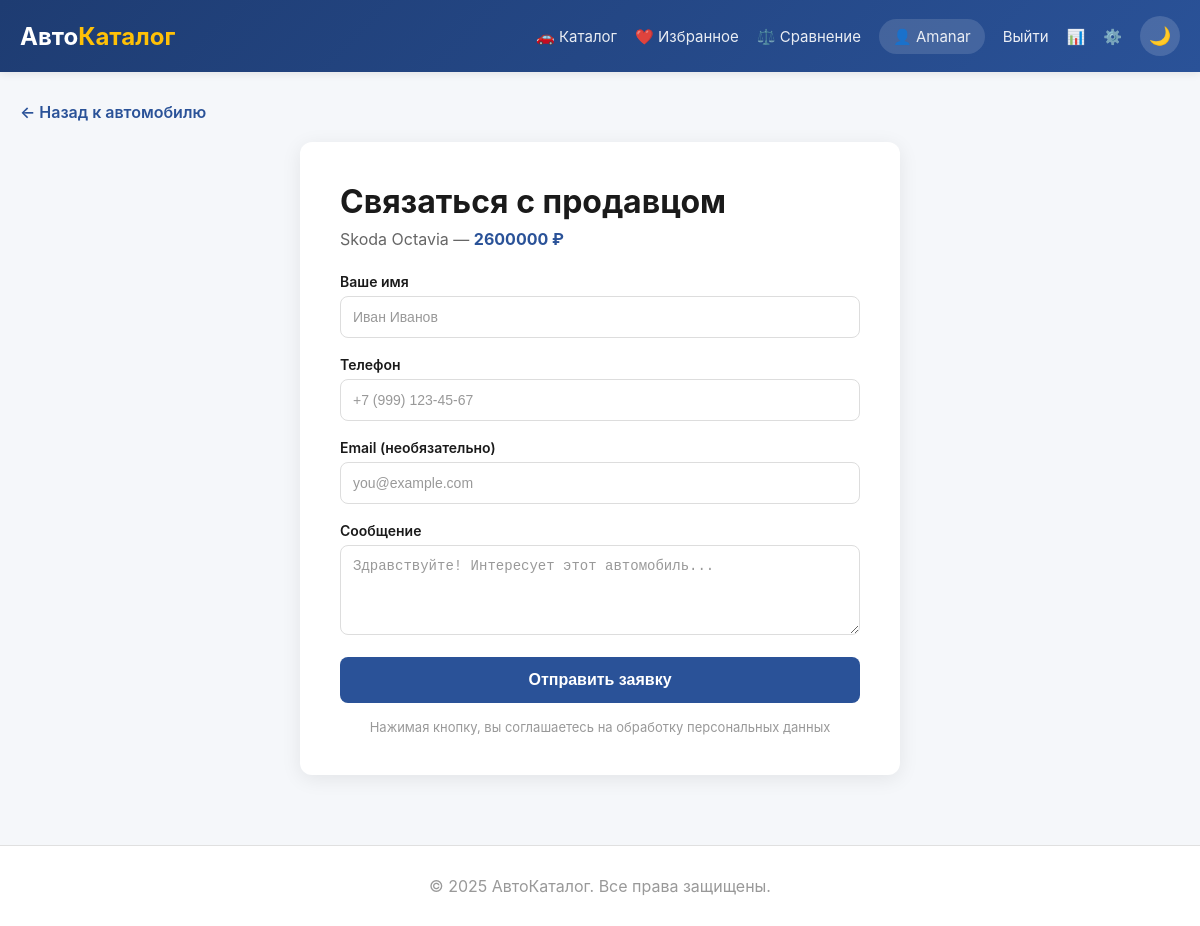
Page /car/skoda-octavia-2021/contact/ (signed in) on the committed database.
### cars/models.py (models this page shows, shortened)
class Car(models.Model):
    TRANSMISSION_CHOICES = [
        ('auto', 'Автомат'),
        ('manual', 'Механика'),
        ('robot', 'Робот'),
        ('variator', 'Вариатор'),
    ]
    FUEL_CHOICES = [
        ('petrol', 'Бензин'),
        ('diesel', 'Дизель'),
        ('hybrid', 'Гибрид'),
        ('electric', 'Электро'),
    ]
    brand = models.CharField(max_length=100, verbose_name='Марка')
    model = models.CharField(max_length=100, verbose_name='Модель')
    year = models.IntegerField(verbose_name='Год выпуска')
    price = models.DecimalField(max_digits=12, decimal_places=2, verbose_name='Цена')
    mileage = models.IntegerField(verbose_name='Пробег (км)')
    transmission = models.CharField(max_length=20, choices=TRANSMISSION_CHOICES, verbose_name='Коробка передач')
    fuel = models.CharField(max_length=20, choices=FUEL_CHOICES, default='petrol', verbose_name='Топливо')
    color = models.CharField(max_length=50, blank=True, verbose_name='Цвет')
    engine_volume = models.DecimalField(max_digits=3, decimal_places=1, null=True, blank=True,
                                        verbose_name='Объём двигателя (л)')
    description = models.TextField(verbose_name='Описание')
    image = models.ImageField(upload_to='cars/', verbose_name='Главное фото', blank=True, null=True)
    slug = models.SlugField(unique=True, blank=True, verbose_name='URL')
    views_count = models.PositiveIntegerField(default=0, verbose_name='Просмотры')
    created_at = models.DateTimeField(auto_now_add=True)
    is_available = models.BooleanField(default=True, verbose_name='В наличии')
    class Meta:
        verbose_name = 'Автомобиль'
        verbose_name_plural = 'Автомобили'
        ordering = ['-created_at']

### cars/views.py (the view)
# urls.py: path('car/<slug:slug>/contact/', views.contact_seller, name='contact_seller'),
@login_required
def contact_seller(request, slug):
    car = get_object_or_404(Car, slug=slug)
    if request.method == 'POST':
        form = ContactForm(request.POST)
        if form.is_valid():
            cd = form.cleaned_data
            subject = f'Заявка по автомобилю {car.brand} {car.model}'
            message = (
                f"Автомобиль: {car.brand} {car.model} ({car.year})\n"
                f"Цена: {car.price} ₽\n"
                f"Ссылка: {request.build_absolute_uri(car.get_absolute_url())}\n\n"
                f"Имя: {cd['name']}\n"
                f"Телефон: {cd['phone']}\n"
                f"Email: {cd.get('email') or '—'}\n\n"
                f"Сообщение:\n{cd['message']}"
            )
            from_email = getattr(settings, 'DEFAULT_FROM_EMAIL', 'noreply@carshop.local')
            send_mail(
                subject,
                message,
                from_email,
                ['seller@carshop.local'],
                fail_silently=True,
            )
            messages.success(request, 'Заявка отправлена! Продавец свяжется с вами.')
            return redirect('cars:car_detail', slug=car.slug)
    else:
        form = ContactForm()
    return render(request, 'cars/contact.html', {'form': form, 'car': car})

### cars/forms.py
class ContactForm(forms.Form):
    name = forms.CharField(
        max_length=100,
        label='Ваше имя',
        widget=forms.TextInput(attrs={'style': INPUT_STYLE, 'placeholder': 'Иван Иванов'})
    )
    phone = forms.CharField(
        max_length=20,
        label='Телефон',
        widget=forms.TextInput(attrs={'style': INPUT_STYLE, 'placeholder': '+7 (999) 123-45-67'})
    )
    email = forms.EmailField(
        required=False,
        label='Email (необязательно)',
        widget=forms.EmailInput(attrs={'style': INPUT_STYLE, 'placeholder': 'you@example.com'})
    )
    message = forms.CharField(
        label='Сообщение',
        widget=forms.Textarea(attrs={
            'rows': 4,
            'style': INPUT_STYLE,
            'placeholder': 'Здравствуйте! Интересует этот автомобиль...'
        })
    )

### cars/templates/cars/contact.html (shortened to what this page needs)
{% extends 'cars/base.html' %}
{% block content %}
<a href="{% url 'cars:car_detail' car.slug %}" style="color: #2a5298; text-decoration: none; margin-bottom: 20px; display: inline-block; font-weight: 600;">
    ← Назад к автомобилю
</a>
<div style="max-width: 600px; margin: 0 auto; background: white; padding: 40px; border-radius: 12px; box-shadow: 0 4px 20px rgba(0,0,0,0.08);">
    <h1 style="margin-bottom: 8px;">Связаться с продавцом</h1>
    <p style="color: #666; margin-bottom: 24px;">
        {{ car.brand }} {{ car.model }} —
        <span style="color: #2a5298; font-weight: 700;">{{ car.price|floatformat:0 }} ₽</span>
    </p>
    <form method="post">
        {% for field in form %}
            <div style="margin-bottom: 18px;">
                <label style="display: block; margin-bottom: 6px; font-weight: 600; font-size: 14px;">
                    {{ field.label }}
                </label>
                {{ field }}
            </div>
        {% endfor %}
        <button type="submit"
                style="width: 100%; padding: 14px; background: #2a5298; color: white; border: none; border-radius: 8px; font-size: 16px; font-weight: 600; cursor: pointer;">
            Отправить заявку
        </button>
    </form>
    <p style="color: #999; font-size: 13px; margin-top: 16px; text-align: center;">
        Нажимая кнопку, вы соглашаетесь на обработку персональных данных
    </p>
</div>
{% endblock %}

### cars/templates/cars/base.html (shortened to what this page needs)
{% load static %}
<!DOCTYPE html>
<html lang="ru">
<head>
</head>
<body>
    <header>
        <div class="container">
            <a href="{% url 'cars:car_list' %}" class="logo">Авто<span>Каталог</span></a>
            <nav>
                <a href="{% url 'cars:car_list' %}">🚗 Каталог</a>
                <a href="{% url 'cars:favorites' %}">
                    ❤️ Избранное
                </a>
                <a href="{% url 'cars:compare' %}">
                    ⚖️ Сравнение
                </a>
                {% if user.is_authenticated %}
                    <a href="{% url 'cars:profile' %}" style="background: rgba(255,255,255,0.15); padding: 8px 14px; border-radius: 20px;">
                        👤 {{ user.username }}
                    </a>
                    <a href="{% url 'cars:logout' %}">Выйти</a>
                {% else %}
                    <a href="{% url 'cars:login' %}">Войти</a>
                    <a href="{% url 'cars:register' %}" style="background: #ffc107; color: #1e3c72; padding: 8px 16px; border-radius: 20px; font-weight: 600;">
                        Регистрация
                    </a>
                {% endif %}
                {% if user.is_staff %}
                    <a href="{% url 'cars:analytics' %}">📊</a>
                    <a href="/admin/">⚙️</a>
                {% endif %}
                <button id="themeToggle" class="theme-toggle" title="Переключить тему" aria-label="Переключить тему">
                    <span id="themeIcon">🌙</span>
                </button>
            </nav>
        </div>
    </header>
    <main>
        <div class="container">
            {% block content %}{% endblock %}
        </div>
    </main>
    <footer>
        <div class="container">
            © 2025 АвтоКаталог. Все права защищены.
        </div>
    </footer>
</body>
</html>

### cars/templates/cars/base.html (style rules this page uses)
:root { --bg: #f5f7fa; --bg-card: #ffffff; --bg-secondary: #f5f7fa; --bg-hover: #fafbfc; --text: #1a1a1a; --text-muted: #666; --text-faint: #999; --border: #e0e0e0; --border-light: #eee; --shadow-sm: 0 2px 8px rgba(0,0,0,0.05); --shadow-md: 0 2px 8px rgba(0,0,0,0.08); --shadow-lg: 0 4px 20px rgba(0,0,0,0.08); --header-bg: linear-gradient(135deg, #1e3c72, #2a5298); --accent: #2a5298; --accent-hover: #1e3c72; --input-bg: #ffffff; --input-border: #ddd; --placeholder-bg: linear-gradient(135deg, #e0e7ff, #c7d2fe); --placeholder-color: #6366f1; }
* { margin: 0; padding: 0; box-sizing: border-box; }
body { font-family: -apple-system, 'Segoe UI', Roboto, sans-serif; background: var(--bg); color: var(--text); min-height: 100vh; display: flex; flex-direction: column; transition: background-color 0.3s ease, color 0.3s ease; }
header { background: var(--header-bg); color: white; padding: 16px 0; box-shadow: var(--shadow-md); position: sticky; top: 0; z-index: 100; transition: background 0.3s ease; }
.container { max-width: 1200px; margin: 0 auto; padding: 0 20px; }
header .container { display: flex; justify-content: space-between; align-items: center; flex-wrap: wrap; gap: 12px; }
.logo { font-size: 24px; font-weight: 700; color: white; text-decoration: none; }
.logo span { color: #ffc107; }
nav { display: flex; align-items: center; gap: 18px; flex-wrap: wrap; }
nav a { color: white; text-decoration: none; opacity: 0.9; transition: opacity 0.2s; font-size: 15px; display: inline-flex; align-items: center; gap: 6px; }
.theme-toggle { display: inline-flex; align-items: center; justify-content: center; width: 40px; height: 40px; background: rgba(255,255,255,0.15); border: none; border-radius: 50%; cursor: pointer; font-size: 18px; transition: background 0.2s, transform 0.2s; padding: 0; }
main { padding: 30px 0; flex: 1; }
footer { text-align: center; padding: 30px 0; color: var(--text-faint); border-top: 1px solid var(--border); margin-top: 40px; background: var(--bg-card); transition: background-color 0.3s ease; }
input, select, textarea { background: var(--input-bg); color: var(--text); border-color: var(--input-border) !important; transition: background-color 0.3s ease, color 0.3s ease; }
input::placeholder, textarea::placeholder { color: var(--text-faint); }

### rows in the picture
Car: brand "Skoda", model "Octavia", price "2600000"

### other values in the picture
{{ user.username }} "Amanar"
{{ field.label }} "Ваше имя" "Телефон" "Email (необязательно)" "Сообщение"
